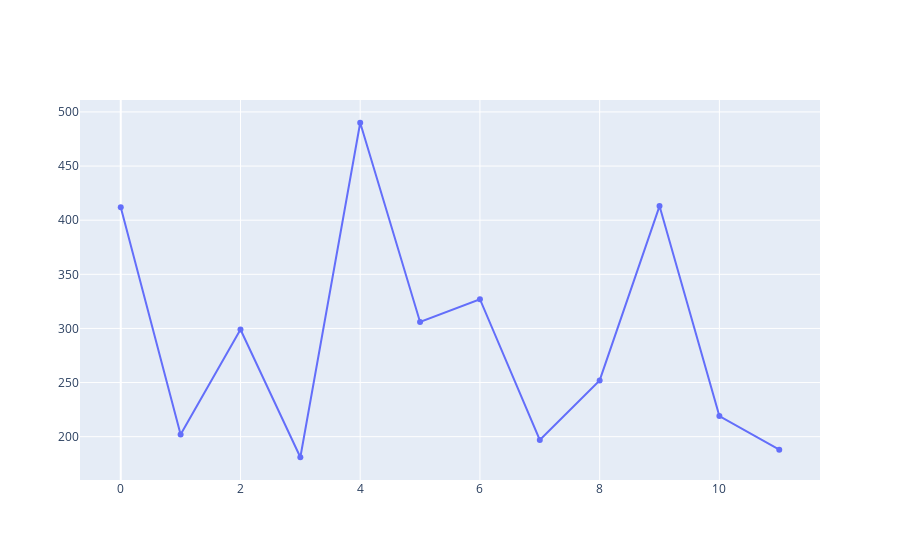

Notebook source saved alongside this figure:
### Code cell
plot3=go.Figure(data=go.Scatter(x=x,y=y3))
plot3

### Figure 1 — Plotly figure (JSON) as saved in the notebook; plotly's stock layout.template omitted (floating-point values rounded to 4 significant figures)
{"data": [{"type": "scatter", "x": [0, 1, 2, 3, 4, 5, 6, 7, 8, 9, 10, 11], "y": [412, 202, 299, 181, 490, 306, 327, 197, 252, 413, 219, 188]}], "layout": {}}
